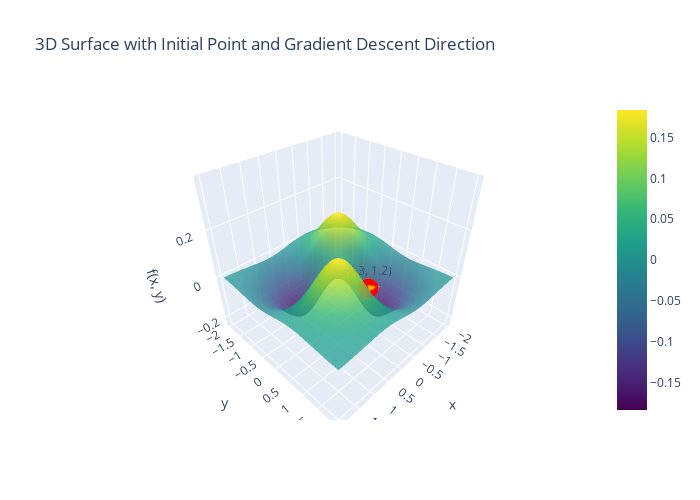
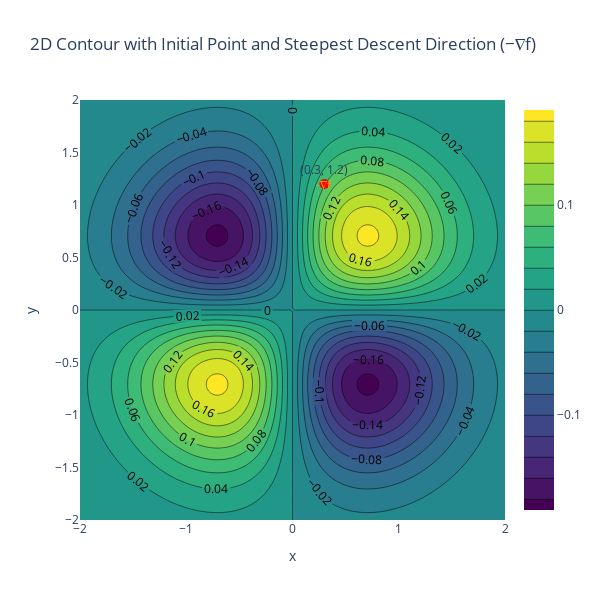

The notebook cell saved with these charts, in order:
### Markdown cell above
# b) Plot the gradient vector in the direction of the minimum, starting from the initial point.

### Code cell
# Plotly 3D surface and 2D contour with gradient descent direction

import numpy as np
import plotly.graph_objs as go

# Function and gradient
def f(x, y):
    return x * y * np.exp(-(x**2 + y**2))

def grad_f(x, y):
    r2 = x**2 + y**2
    ex = np.exp(-r2)
    dfx = y * ex * (1 - 2*x**2)
    dfy = x * ex * (1 - 2*y**2)
    return np.array([dfx, dfy])

# Initial point
x0, y0 = 0.3, 1.2
g0 = grad_f(x0, y0)
desc_dir0 = -g0  # steepest descent direction

# Plot 1: 3D Surface with initial point and gradient vector (Plotly) =====
xs = np.linspace(-2, 2, 100)
ys = np.linspace(-2, 2, 100)
X, Y = np.meshgrid(xs, ys)
Z = f(X, Y)

# Surface
surface = go.Surface(x=X, y=Y, z=Z, colorscale='Viridis', opacity=0.8, name='f(x, y)')

# Initial point
z0 = f(x0, y0)
point = go.Scatter3d(
    x=[x0],
    y=[y0],
    z=[z0],
    mode='markers+text',
    marker=dict(size=7, color='red'),
    text=['(%.1f, %.1f)' % (x0, y0)],
    textposition='top center',
    name='Initial Point'
)

# Gradient descent vector (as an arrow)
scale3d = 0.5  # scale for visibility
arrow3d = go.Cone(
    x=[x0],
    y=[y0],
    z=[z0],
    u=[scale3d * desc_dir0[0]],
    v=[scale3d * desc_dir0[1]],
    w=[0],  # show in x-y plane
    sizemode="absolute",
    sizeref=0.3,
    anchor="tail",
    showscale=False,
    colorscale=[[0, 'orange'], [1, 'orange']],
    name='Steepest Descent'
)

layout3d = go.Layout(
    title='3D Surface with Initial Point and Gradient Descent Direction',
    scene=dict(
        xaxis_title='x',
        yaxis_title='y',
        zaxis_title='f(x, y)'
    ),
    width=700,
    height=500,
    showlegend=False
)

fig3d = go.Figure(data=[surface, point, arrow3d], layout=layout3d)
fig3d.show()

# Plot 2: 2D Contour with gradient arrow (Plotly) =====
import plotly.figure_factory as ff

# Contour
contour = go.Contour(
    x=xs,
    y=ys,
    z=Z,
    ncontours=20,
    colorscale='Viridis',
    showscale=True,
    contours=dict(showlabels = True)
)

# Initial point
point2d = go.Scatter(
    x=[x0],
    y=[y0],
    mode='markers+text',
    marker=dict(size=10, color='red'),
    text=['(%.1f, %.1f)' % (x0, y0)],
    textposition='top center',
    name='Initial Point'
)

# Arrow for gradient descent direction
scale2d = 0.5
arrow2d = go.layout.Annotation(
    x=x0 + scale2d * desc_dir0[0],
    y=y0 + scale2d * desc_dir0[1],
    ax=x0,
    ay=y0,
    xref='x',
    yref='y',
    axref='x',
    ayref='y',
    showarrow=True,
    arrowhead=3,
    arrowsize=1.2,
    arrowwidth=2,
    arrowcolor='orange',
    text='-∇f',
    font=dict(color='orange')
)

layout2d = go.Layout(
    title="2D Contour with Initial Point and Steepest Descent Direction (−∇f)",
    xaxis_title="x",
    yaxis_title="y",
    width=600,
    height=600,
    showlegend=False,
    annotations=[arrow2d]
)

fig2d = go.Figure(data=[contour, point2d], layout=layout2d)
fig2d.show()

# Also print numerical gradient and direction magnitude for reference
print("Gradient at initial point:", g0)
print("Norm of gradient:", np.linalg.norm(g0))

### Figure 1 — Plotly figure (JSON) as saved in the notebook; plotly's stock layout.template omitted (floating-point values rounded to 4 significant figures; data arrays with more than 128 entries replaced by an {"elided": "..."} marker saying what was removed)
{"data": [{"colorscale": [[0, "#440154"], [0.1111, "#482878"], [0.2222, "#3e4989"], [0.3333, "#31688e"], [0.4444, "#26828e"], [0.5556, "#1f9e89"], [0.6667, "#35b779"], [0.7778, "#6ece58"], [0.8889, "#b5de2b"], [1, "#fde725"]], "name": "f(x, y)", "opacity": 0.8, "type": "surface", "x": {"elided": "100x100 float values"}, "y": {"elided": "100x100 float values"}, "z": {"elided": "100x100 float values"}}, {"marker": {"color": "red", "size": 7}, "mode": "markers+text", "name": "Initial Point", "text": ["(0.3, 1.2)"], "textposition": "top center", "type": "scatter3d", "x": [0.3], "y": [1.2], "z": [0.07795]}, {"anchor": "tail", "colorscale": [[0, "orange"], [1, "orange"]], "name": "Steepest Descent", "showscale": false, "sizemode": "absolute", "sizeref": 0.3, "type": "cone", "u": [-0.1065], "v": [0.06106], "w": [0], "x": [0.3], "y": [1.2], "z": [0.07795]}], "layout": {"height": 500, "scene": {"xaxis": {"title": {"text": "x"}}, "yaxis": {"title": {"text": "y"}}, "zaxis": {"title": {"text": "f(x, y)"}}}, "showlegend": false, "title": {"text": "3D Surface with Initial Point and Gradient Descent Direction"}, "width": 700}}

### Figure 2 — Plotly figure (JSON) as saved in the notebook; plotly's stock layout.template omitted (floating-point values rounded to 4 significant figures; data arrays with more than 128 entries replaced by an {"elided": "..."} marker saying what was removed)
{"data": [{"colorscale": [[0, "#440154"], [0.1111, "#482878"], [0.2222, "#3e4989"], [0.3333, "#31688e"], [0.4444, "#26828e"], [0.5556, "#1f9e89"], [0.6667, "#35b779"], [0.7778, "#6ece58"], [0.8889, "#b5de2b"], [1, "#fde725"]], "contours": {"showlabels": true}, "ncontours": 20, "showscale": true, "type": "contour", "x": [-2.0, -1.96, -1.919, -1.879, -1.838, -1.798, -1.758, -1.717, -1.677, -1.636, -1.596, -1.556, -1.515, -1.475, -1.434, -1.394, -1.354, -1.313, -1.273, -1.232, -1.192, -1.152, -1.111, -1.071, -1.03, -0.9899, -0.9495, -0.9091, -0.8687, -0.8283, -0.7879, -0.7475, -0.7071, -0.6667, -0.6263, -0.5859, -0.5455, -0.5051, -0.4646, -0.4242, -0.3838, -0.3434, -0.303, -0.2626, -0.2222, -0.1818, -0.1414, -0.101, -0.06061, -0.0202, 0.0202, 0.06061, 0.101, 0.1414, 0.1818, 0.2222, 0.2626, 0.303, 0.3434, 0.3838, 0.4242, 0.4646, 0.5051, 0.5455, 0.5859, 0.6263, 0.6667, 0.7071, 0.7475, 0.7879, 0.8283, 0.8687, 0.9091, 0.9495, 0.9899, 1.03, 1.071, 1.111, 1.152, 1.192, 1.232, 1.273, 1.313, 1.354, 1.394, 1.434, 1.475, 1.515, 1.556, 1.596, 1.636, 1.677, 1.717, 1.758, 1.798, 1.838, 1.879, 1.919, 1.96, 2.0], "y": [-2.0, -1.96, -1.919, -1.879, -1.838, -1.798, -1.758, -1.717, -1.677, -1.636, -1.596, -1.556, -1.515, -1.475, -1.434, -1.394, -1.354, -1.313, -1.273, -1.232, -1.192, -1.152, -1.111, -1.071, -1.03, -0.9899, -0.9495, -0.9091, -0.8687, -0.8283, -0.7879, -0.7475, -0.7071, -0.6667, -0.6263, -0.5859, -0.5455, -0.5051, -0.4646, -0.4242, -0.3838, -0.3434, -0.303, -0.2626, -0.2222, -0.1818, -0.1414, -0.101, -0.06061, -0.0202, 0.0202, 0.06061, 0.101, 0.1414, 0.1818, 0.2222, 0.2626, 0.303, 0.3434, 0.3838, 0.4242, 0.4646, 0.5051, 0.5455, 0.5859, 0.6263, 0.6667, 0.7071, 0.7475, 0.7879, 0.8283, 0.8687, 0.9091, 0.9495, 0.9899, 1.03, 1.071, 1.111, 1.152, 1.192, 1.232, 1.273, 1.313, 1.354, 1.394, 1.434, 1.475, 1.515, 1.556, 1.596, 1.636, 1.677, 1.717, 1.758, 1.798, 1.838, 1.879, 1.919, 1.96, 2.0], "z": {"elided": "100x100 float values"}}, {"marker": {"color": "red", "size": 10}, "mode": "markers+text", "name": "Initial Point", "text": ["(0.3, 1.2)"], "textposition": "top center", "type": "scatter", "x": [0.3], "y": [1.2]}], "layout": {"annotations": [{"arrowcolor": "orange", "arrowhead": 3, "arrowsize": 1.2, "arrowwidth": 2, "ax": 0.3, "axref": "x", "ay": 1.2, "ayref": "y", "font": {"color": "orange"}, "showarrow": true, "text": "-∇f", "x": 0.1935, "xref": "x", "y": 1.261, "yref": "y"}], "height": 600, "showlegend": false, "title": {"text": "2D Contour with Initial Point and Steepest Descent Direction (−∇f)"}, "width": 600, "xaxis": {"title": {"text": "x"}}, "yaxis": {"title": {"text": "y"}}}}
